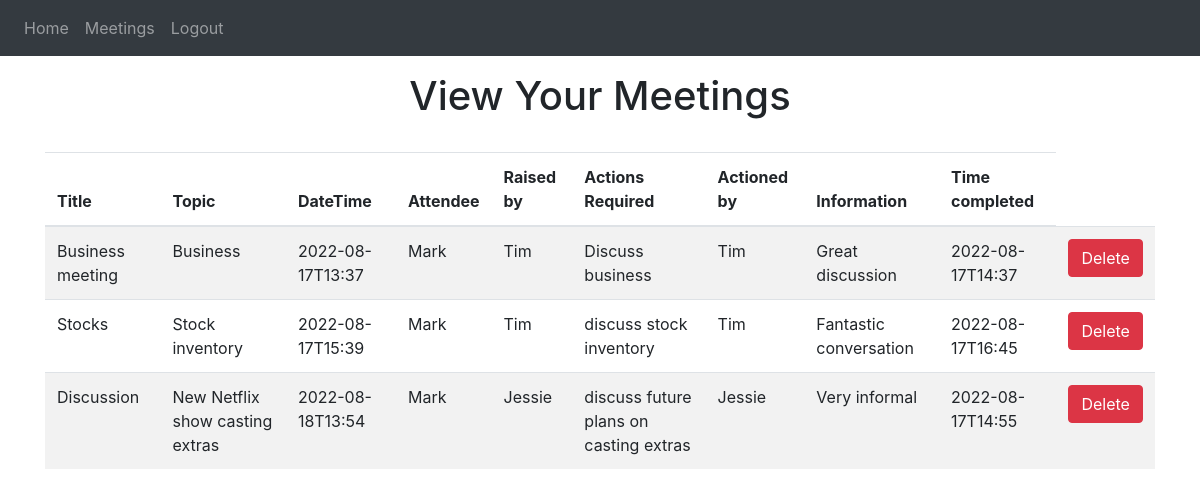
Page /minutes (signed in) on the committed database.
### website/models.py (models this page shows)
class Meeting(db.Model):
    id = db.Column(db.Integer, primary_key=True)
    title = db.Column(db.String(111))
    topic = db.Column(db.String(111))
    datetime = db.Column(db.String(300))
    attendee = db.Column(db.String(150))
    raised = db.Column(db.String(100))
    actions = db.Column(db.String(100))
    actionsby = db.Column(db.String(100))
    information = db.Column(db.String(300))
    completion = db.Column(db.String(300))
    user_id = db.Column(db.Integer, db.ForeignKey('user.id'))

### website/auth.py (the view)
@auth.route('/minutes', methods = ['GET','POST'])
@login_required
def minutes():
    return render_template("minutes.html", user=current_user)

### website/__init__.py (called while the page is built)
def create_app():
    app = Flask(__name__)
    app.config['SECRET_KEY'] = 'Markiscool'
    app.config['SQLALCHEMY_DATABASE_URI'] = f'sqlite:///{DB_NAME}'
    db.init_app(app)
    from .views import views
    from .auth import auth
    app.register_blueprint(views, url_prefix='/')
    app.register_blueprint(auth, url_prefix='/')
    from .models import User, Meeting
    create_database(app)
    login_manager = LoginManager()
    login_manager.login_view = 'auth.login'
    login_manager.init_app(app)
    @login_manager.user_loader
    def load_user(id):
        return User.query.get(int(id))
    return app

### website/templates/minutes.html
{% extends "base.html" %} {% block title %}{% endblock %}{% block content %}
<h1 align = "center"> View Your Meetings</h1>
<br/>
  <table class="table table-striped center">
    <thead>
        <tr>
            <th>Title</th>
            <th>Topic</th>
            <th>DateTime</th>
            <th>Attendee</th>
            <th>Raised by</th>
            <th>Actions Required</th>
            <th>Actioned by</th>
            <th>Information</th>
            <th>Time completed</th>
        </tr>
    </thead>
    <tbody>
    {% for meeting in user.meetings %}
        <tr>
            <td>{{ meeting.title }}</td>
            <td>{{ meeting.topic }}</td>
            <td>{{ meeting.datetime }}</td>
            <td>{{ meeting.attendee }}</td>
            <td>{{ meeting.raised }}</td>
            <td>{{ meeting.actions }}</td>
            <td>{{ meeting.actionsby }}</td>
            <td>{{ meeting.information }}</td>
            <td>{{ meeting.completion }}</td>
            <td>
                <form action="{{ url_for('views.deleteMeeting', id=meeting.id) }}" method="post">
                    <input type="submit" value="Delete" class="btn btn-danger">
                </form>
            </td>
        </tr>
        {% endfor %}
    </tbody>
</table>
{% endblock %}

### website/templates/base.html (shortened to what this page needs)
<!DOCTYPE html>
<html>
  <head>
    <link
      rel="stylesheet"
      href="https://stackpath.bootstrapcdn.com/bootstrap/4.4.1/css/bootstrap.min.css"
    />
    <link
      rel="stylesheet"
      href="https://stackpath.bootstrapcdn.com/font-awesome/4.7.0/css/font-awesome.min.css"
    />
  </head>
  <body>
  <nav class="navbar navbar-expand-lg navbar-dark bg-dark">
    <div class="collapse navbar-collapse" id="navbar">
      <div class="navbar-nav">
        {% if user.is_authenticated %}
        <a class="nav-item nav-link" id="home" href="/">Home</a>
        <a class="nav-item nav-link" id="minutes" href="/minutes">Meetings</a>
        <a class="nav-item nav-link" id="logout" href="/logout">Logout</a>
        {% else %}
        <a class="nav-item nav-link" id="login" href="/login">Login</a>
        <a class="nav-item nav-link" id="sign-up" href="/sign_up">Sign Up</a>
        {% endif %}
      </div>
    </div>
  </nav>
  <div class="container">
  <p>{% block content %}{% endblock %}</p>
  </div>
  </body>
</html>

### rows in the picture
Meeting: title "Business meeting", topic "Business", datetime "2022-08-17T13:37", attendee "Mark", raised "Tim", actions "Discuss business", actionsby "Tim", information "Great discussion", completion "2022-08-17T14:37"
Meeting: title "Stocks", topic "Stock inventory", datetime "2022-08-17T15:39", attendee "Mark", raised "Tim", actions "discuss stock inventory", actionsby "Tim", information "Fantastic conversation", completion "2022-08-17T16:45"
Meeting: title "Discussion", topic "New Netflix show casting extras", datetime "2022-08-18T13:54", attendee "Mark", raised "Jessie", actions "discuss future plans on casting extras", actionsby "Jessie", information "Very informal", completion "2022-08-17T14:55"
